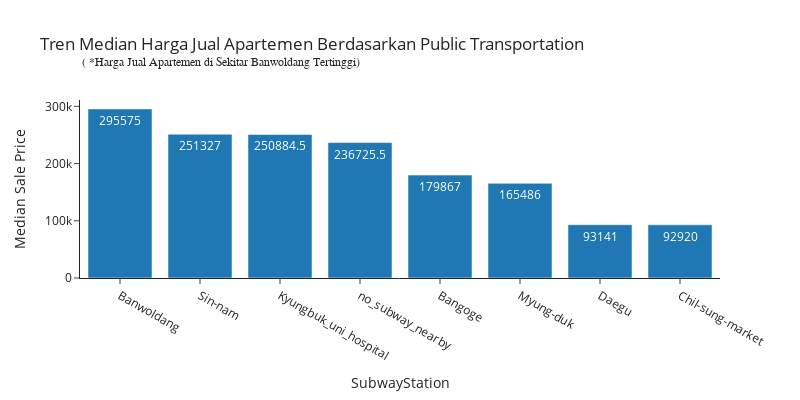

Notebook source saved alongside this figure:
### Markdown cell above
Berdasarkan grafik diatas terlihat bahwa **Tipe Apartement** dengan tipe **terraced** memiliki *median SalePrice* tertinggi. Dapat disimpulkan bahwa apartemen dengan **tipe terraced** memiliki harga jual yang lebih tinggi dibandingkan dengan tipe apartemen lainnya yang ada dalam data tersebut. **Tipe apartemen terraced** mungkin menawarkan fitur atau karakteristik khusus yang dianggap lebih bernilai bagi calon pembeli.

### Code cell
# membuat grafik bar plot
fig = go.Figure(data=[go.Bar(
            x=df.groupby(['SubwayStation'])[['SalePrice']].median().reset_index().sort_values('SalePrice', ascending=False)['SubwayStation'], 
            y=df.groupby(['SubwayStation'])[['SalePrice']].median().reset_index().sort_values('SalePrice', ascending=False)['SalePrice'],
            text=df.groupby(['SubwayStation'])[['SalePrice']].median().reset_index().sort_values('SalePrice', ascending=False)['SalePrice'],
            textposition='auto',
            )])

# menambahkan anotasi
annotations = []
annotations.append(dict(xref='paper', yref='paper',
                        x=0.0, y=1.26,
                        text='( *Harga Jual Apartemen di Sekitar Banwoldang Tertinggi)',
                             font=dict(family='Arial', size=12),
                        showarrow=False))

# Update layout untuk bingkai
fig.update_layout(
    title_text="Tren Median Harga Jual Apartemen Berdasarkan Public Transportation",
    xaxis_title="SubwayStation",
    yaxis_title="Median Sale Price",
    showlegend=False,
    width=800,
    height=400,
    template="simple_white"
)

# menampilkan grafik
fig.update_layout(annotations=annotations)
fig.show()

### Figure 1 — Plotly figure (JSON) as saved in the notebook; plotly's stock layout.template omitted (floating-point values rounded to 4 significant figures)
{"data": [{"text": [295575, 251327, 250900.0, 236700.0, 179867, 165486, 93141, 92920], "textposition": "auto", "type": "bar", "x": ["Banwoldang", "Sin-nam", "Kyungbuk_uni_hospital", "no_subway_nearby", "Bangoge", "Myung-duk", "Daegu", "Chil-sung-market"], "y": [295575, 251327, 250900.0, 236700.0, 179867, 165486, 93141, 92920]}], "layout": {"annotations": [{"font": {"family": "Arial", "size": 12}, "showarrow": false, "text": "( *Harga Jual Apartemen di Sekitar Banwoldang Tertinggi)", "x": 0, "xref": "paper", "y": 1.26, "yref": "paper"}], "height": 400, "showlegend": false, "title": {"text": "Tren Median Harga Jual Apartemen Berdasarkan Public Transportation"}, "width": 800, "xaxis": {"title": {"text": "SubwayStation"}}, "yaxis": {"title": {"text": "Median Sale Price"}}}}
